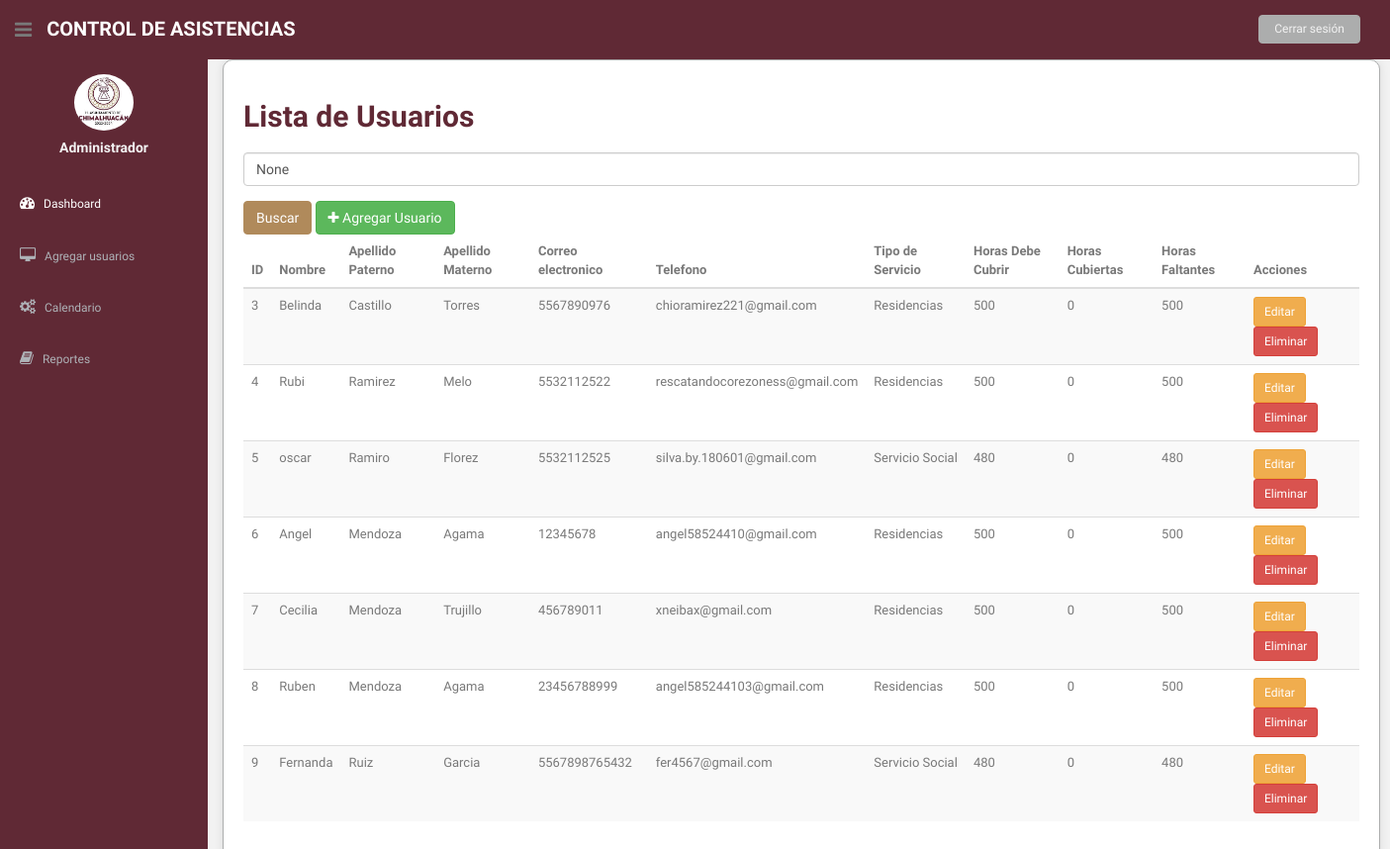
The app's page /lista_usuarios/ (signed in), older data.
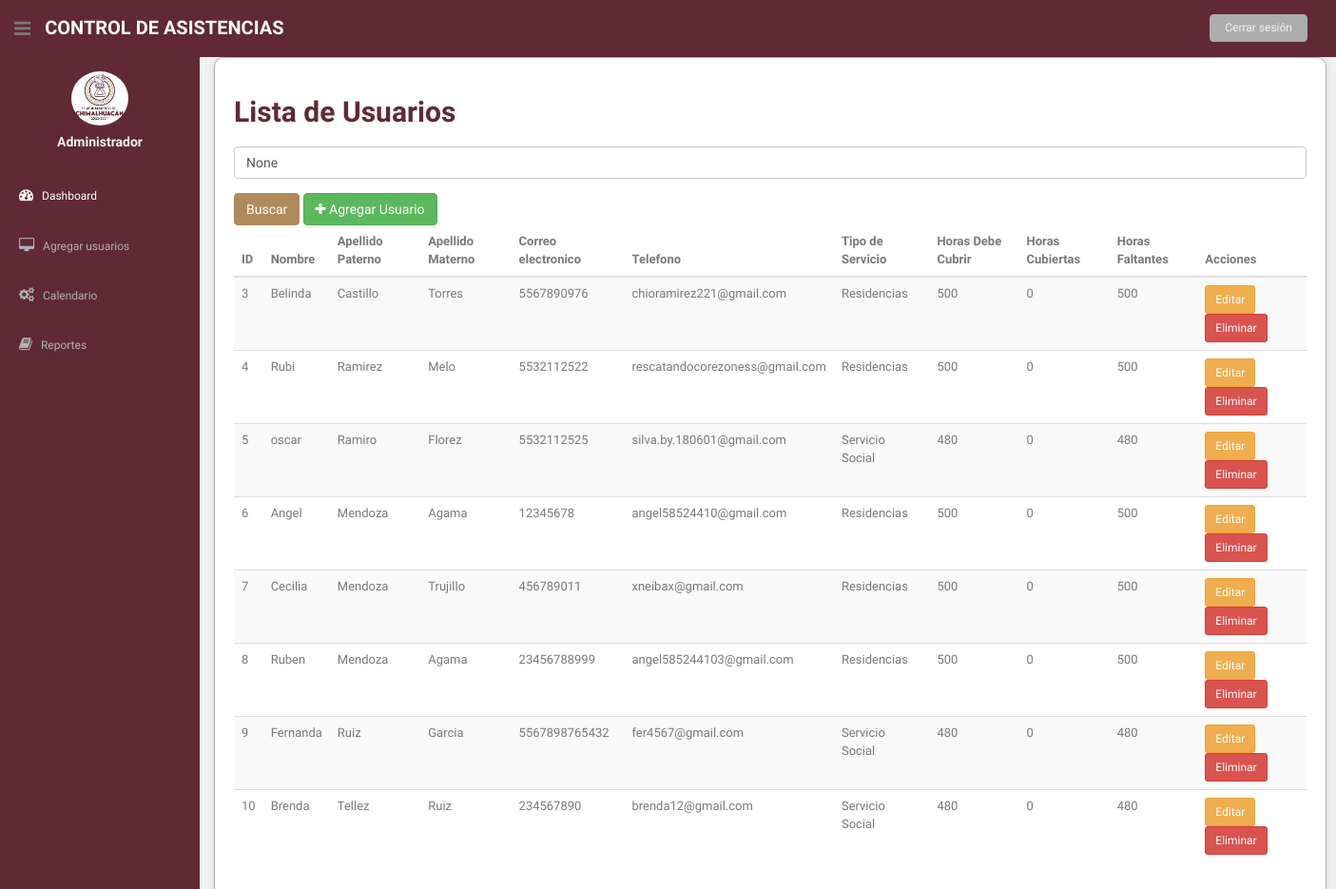
The same page, newer data.
### asistencia/models.py (models this page shows, shortened)
class Usuario(models.Model):
    nombre = models.CharField(max_length=100)
    apellido_paterno = models.CharField(max_length=100)
    apellido_materno = models.CharField(max_length=100)
    telefono = models.CharField(max_length=20)
    correo_electronico = models.EmailField(max_length=255)
    user = models.OneToOneField(User, on_delete=models.CASCADE, null=True, blank=True)
    OPCIONES_SERVICIO = [
        ('SS', 'Servicio Social'),
        ('R', 'Residencias'),
    ]
    tipo_servicio = models.CharField(max_length=2, choices=OPCIONES_SERVICIO)
    horas_realizadas = models.IntegerField(default=0)  # Se actualizará según las horas realizadas
    horas_requeridas = models.IntegerField()  # Horas requeridas para el servicio

### asistencia/views.py (the view)
# urls.py: path('lista_usuarios/', views.lista_usuarios, name='lista_usuarios'),
@login_required
def lista_usuarios(request):
    usuarios = Usuario.objects.all()
    query = request.GET.get('q')
    if query:
        usuarios = usuarios.filter(nombre__icontains=query)
    for usuario in usuarios:
        try:
            horas_realizadas = 0
            asistencias = Asistencia.objects.filter(usuario=usuario, fecha_salida__isnull=False)
            for asistencia in asistencias:
                if asistencia.fecha_salida and asistencia.fecha_entrada:
                    delta = asistencia.fecha_salida - asistencia.fecha_entrada
                    horas_realizadas += delta.total_seconds() / 3600
            usuario.horas_realizadas = horas_realizadas
            usuario.horas_faltantes = usuario.horas_requeridas - horas_realizadas
        except Exception as e:
            print(f"Error al calcular horas para {usuario}: {e}")
            usuario.horas_realizadas = 0
            usuario.horas_faltantes = usuario.horas_requeridas
    return render(request, 'lista_usuarios.html', {'usuarios': usuarios, 'query': query})

### asistencia/templates/lista_usuarios.html (shortened to what the changed rows need)
{% load static %}
<!DOCTYPE html>
<html lang="en">
<head>
  <link href="{% static 'css/bootstrap.css' %}" rel="stylesheet">
  <link href="{% static 'font-awesome/css/font-awesome.css' %}" rel="stylesheet" />
  <link rel="stylesheet" type="text/css" href="{% static 'css/zabuto_calendar.css' %}">
  <link rel="stylesheet" type="text/css" href="{% static 'js/gritter/css/jquery.gritter.css' %}" />
  <link rel="stylesheet" type="text/css" href="{% static 'lineicons/style.css' %}">
  <link href="{% static 'css/style.css' %}" rel="stylesheet">
  <link href="{% static 'css/style-responsive.css' %}" rel="stylesheet">
</head>
<body>
  <section id="container">
    <section id="main-content">
      <section class="wrapper">
        <div class="container">
          <h2>Lista de Usuarios</h2>
          <div class="table-responsive">
            <table class="table table-striped">
              <thead>
                <tr>
                  <th>ID</th>
                  <th>Nombre</th>
                  <th>Apellido Paterno</th>
                  <th>Apellido Materno</th>
                  <th>Correo electronico</th>
                  <th>Telefono</th>
                  <th>Tipo de Servicio</th>
                  <th>Horas Debe Cubrir</th>
                  <th>Horas Cubiertas</th>
                  <th>Horas Faltantes</th>
                  <th>Acciones</th>
                </tr>
              </thead>
              <tbody>
                {% for usuario in usuarios %}
                <tr>
                  <td>{{ usuario.id }}</td>
                  <td>{{ usuario.nombre }}</td>
                  <td>{{ usuario.apellido_paterno }}</td>
                  <td>{{ usuario.apellido_materno }}</td>
                  <td>{{ usuario.telefono }}</td>
                  <td>{{ usuario.correo_electronico }}</td>
                  <td>{{ usuario.get_tipo_servicio_display }}</td>
                  <td>{{ usuario.horas_requeridas }}</td>
                  <td>{{ usuario.horas_realizadas }}</td>
                  <td>{{ usuario.horas_faltantes }}</td>
                  <td>
                    <a href="{% url 'editar_usuario' usuario.pk %}" class="btn btn-warning btn-sm">Editar</a>
                    <a href="{% url 'eliminar_usuario' usuario.pk %}" class="btn btn-danger btn-sm">Eliminar</a>
                  </td>
                </tr>
                {% endfor %}
              </tbody>
            </table>
          </div>
        </div>
      </section>
    </section>
  </section>
</body>
</html>

Row changes from the older to the newer data that the page shows:
added Usuario: id "10", nombre "Brenda", apellido_paterno "Tellez", apellido_materno "Ruiz", telefono "234567890", correo_electronico "brenda12@gmail.com", tipo_servicio "Servicio Social", horas_requeridas "480", horas_realizadas "0", horas_faltantes "480"
